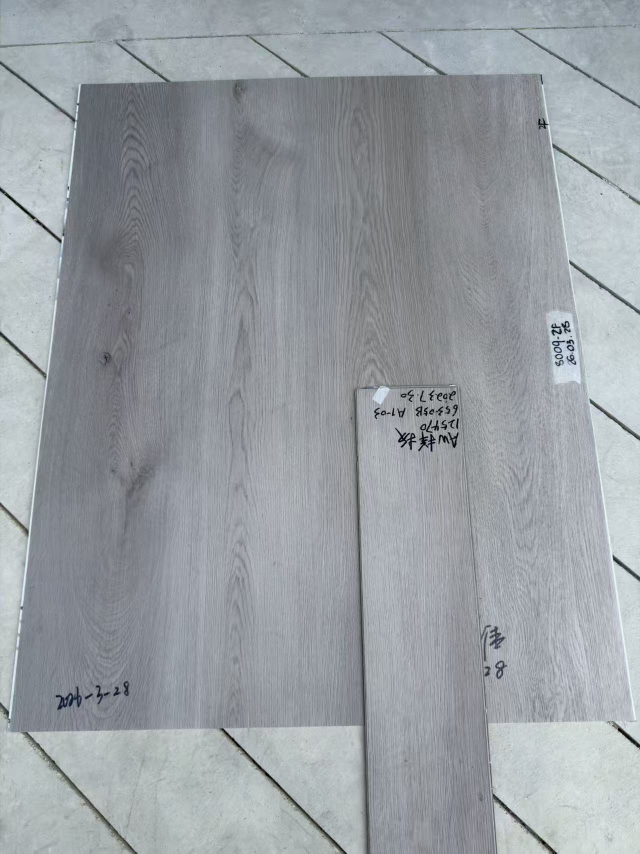
#> input picture batch_test/case1.jpg, 1280 x 1707 px (shown at 1/2 size)
$ python -i senia_surface.py   (imports and definitions only)
#> lines starting #> are read from the running program, lines starting #| are printed output that depends on the picture; after the words box and inside, x2 and y2 are one past the last pixel; in counts of white or black regions, pixels touching at a corner belong together
"""
SENIA 表面特性分析与补偿 — 解决手机对色的物理限制
================================================
解决4个行业公认的手机对色难题:

1. 光泽度差异: 高光/哑光混测色差偏大 → 自动检测+补偿
2. 闪光灯干扰: 中心高光污染 → 检测+去除+修补
3. 极端明暗: 极深色(L<25)/极浅色(L>85)精度下降 → 动态范围补偿
4. 保护膜: 未撕保护膜偏蓝+反光 → 自动检测+色偏补偿

原理: 手机相机传感器是8bit RGB, 理论精度下限约dE=1.5.
      但通过场景分析和智能补偿, 可以在实际场景中逼近这个极限.
"""

from __future__ import annotations
from typing import Any

import cv2
import numpy as np


# ════════════════════════════════════════════════
# 1. 光泽度检测与补偿
# ════════════════════════════════════════════════

def detect_gloss(image_bgr: np.ndarray, mask: np.ndarray | None = None) -> dict[str, Any]:
    """
    检测表面光泽度 — 区分高光/半光/哑光.

    原理: 高光表面有更多镜面反射 (高亮小面积点),
          哑光表面光散射均匀 (无高亮点).
    方法: 分析亮度直方图的偏度(skewness)和极高亮像素比例.
    """
    gray = cv2.cvtColor(image_bgr, cv2.COLOR_BGR2GRAY).astype(np.float32)
    if mask is not None:
        pixels = gray[mask]
    else:
        pixels = gray.ravel()

    if len(pixels) < 100:
        return {"gloss_type": "unknown", "specular_ratio": 0.0}

    mean_val = float(pixels.mean())
    std_val = float(pixels.std())

    # 镜面反射比例: 亮度 > (mean + 3*std) 且 > 200 的像素
    specular_threshold = max(200, mean_val + 3 * std_val)
    specular_ratio = float((pixels > specular_threshold).sum() / len(pixels))

    # 偏度: 高光表面偏度高 (亮尾长)
    if std_val > 0.01:
        skewness = float(((pixels - mean_val) ** 3).mean() / (std_val ** 3))
    else:
        skewness = 0.0

    # 分类
    if specular_ratio > 0.03 or skewness > 2.0:
        gloss_type = "high_gloss"
        gloss_cn = "高光"
    elif specular_ratio > 0.005 or skewness > 0.8:
        gloss_type = "semi_gloss"
        gloss_cn = "半光"
    else:
        gloss_type = "matte"
        gloss_cn = "哑光"

    return {
        "gloss_type": gloss_type,
        "gloss_cn": gloss_cn,
        "specular_ratio": round(specular_ratio, 4),
        "skewness": round(skewness, 2),
    }


# [39 lines left out: function compensate_gloss_difference, not called in this run]


# ════════════════════════════════════════════════
# 2. 闪光灯检测与去除
# ════════════════════════════════════════════════

def detect_and_remove_flash(image_bgr: np.ndarray) -> tuple[np.ndarray, dict[str, Any]]:
    """
    检测闪光灯高光并修补.

    闪光灯特征:
      - 中心区域有大面积高亮 (>240)
      - 高亮区域低饱和度 (接近白色)
      - 从中心向外衰减 (环形分布)

    修补: 用周围非高光区域的颜色插值填充高光区域.
    """
    h, w = image_bgr.shape[:2]
    gray = cv2.cvtColor(image_bgr, cv2.COLOR_BGR2GRAY)
    hsv = cv2.cvtColor(image_bgr, cv2.COLOR_BGR2HSV)

    # 中心区域高亮检测
    center_y, center_x = h // 2, w // 2
    center_region = gray[h // 3:2 * h // 3, w // 3:2 * w // 3]
    center_bright_ratio = float((center_region > 240).sum() / max(center_region.size, 1))

    # 全局高亮检测 (高亮+低饱和 = 闪光灯)
    flash_mask = (gray > 235) & (hsv[..., 1] < 40)
    flash_ratio = float(flash_mask.sum() / max(flash_mask.size, 1))

    info: dict[str, Any] = {
        "flash_detected": False,
        "center_bright_ratio": round(center_bright_ratio, 4),
        "flash_ratio": round(flash_ratio, 4),
    }

    if center_bright_ratio < 0.05 and flash_ratio < 0.03:
        return image_bgr, info

    info["flash_detected"] = True

    # 修补: 用 inpainting 填充高光区域
    flash_mask_u8 = flash_mask.astype(np.uint8) * 255
    # 膨胀一点确保覆盖高光边缘
    flash_mask_u8 = cv2.dilate(flash_mask_u8, np.ones((5, 5), np.uint8), iterations=1)

    # OpenCV inpainting (Telea method, 快速且效果好)
    repaired = cv2.inpaint(image_bgr, flash_mask_u8, inpaintRadius=10,
                           flags=cv2.INPAINT_TELEA)

    info["repaired_pixels"] = int(flash_mask_u8.sum() // 255)
    info["repair_ratio"] = round(info["repaired_pixels"] / max(h * w, 1), 4)

    return repaired, info


# ════════════════════════════════════════════════
# 3. 极端明暗补偿
# ════════════════════════════════════════════════

# [43 lines left out: function compensate_extreme_lightness, not called in this run]


# ════════════════════════════════════════════════
# 4. 保护膜自动补偿
# ════════════════════════════════════════════════

def detect_and_compensate_film(image_bgr: np.ndarray) -> tuple[np.ndarray, dict[str, Any]]:
    """
    检测保护膜并自动补偿色偏.

    保护膜特征:
      - 整体偏蓝 (B通道高于R通道 5-15)
      - 有规律的反光线 (保护膜褶皱)
      - 饱和度偏低 (保护膜降低了色彩表现)

    补偿: 扣除保护膜的蓝色偏移和亮度提升.
    """
    hsv = cv2.cvtColor(image_bgr, cv2.COLOR_BGR2HSV)
    b_mean = float(image_bgr[..., 0].astype(np.float64).mean())
    g_mean = float(image_bgr[..., 1].astype(np.float64).mean())
    r_mean = float(image_bgr[..., 2].astype(np.float64).mean())

    blue_bias = b_mean - r_mean
    saturation_mean = float(hsv[..., 1].mean())

    # 镜面反射线检测 (保护膜褶皱特征)
    gray = cv2.cvtColor(image_bgr, cv2.COLOR_BGR2GRAY)
    specular_lines = float((gray > 230).sum() / max(gray.size, 1))

    info: dict[str, Any] = {
        "film_detected": False,
        "blue_bias": round(blue_bias, 2),
        "saturation": round(saturation_mean, 1),
        "specular_lines": round(specular_lines, 4),
    }

    # 保护膜判定: 蓝偏 > 5 且 有镜面线 或 低饱和度
    if blue_bias > 5 and (specular_lines > 0.02 or saturation_mean < 30):
        info["film_detected"] = True
        info["film_type"] = "protective_film"

        # 补偿: 减去蓝色偏移, 限幅在合理范围
        correction_b = max(-15.0, min(0.0, -blue_bias * 0.7))
        correction_l = max(-5.0, min(0.0, -abs(blue_bias) * 0.3))

        # 应用补偿
        compensated = image_bgr.copy().astype(np.float32)
        compensated[..., 0] = np.clip(compensated[..., 0] + correction_b, 0, 255)  # B通道
        compensated = compensated.astype(np.uint8)

        info["correction_b_channel"] = round(correction_b, 2)
        info["correction_l"] = round(correction_l, 2)
        info["建议"] = "检测到保护膜，已自动补偿色偏。建议撕掉保护膜后重新拍摄以获得最佳精度。"

        return compensated, info

    return image_bgr, info


# ════════════════════════════════════════════════
# 综合表面分析入口
# ════════════════════════════════════════════════

def analyze_surface_and_preprocess(image_bgr: np.ndarray) -> tuple[np.ndarray, dict[str, Any]]:
    """
    综合表面分析与预处理 — 在颜色测量前自动修正所有表面问题.

    调用顺序:
      1. 闪光灯检测+修补 (最优先, 否则后续分析都不准)
      2. 保护膜检测+补偿
      3. 光泽度检测 (用于后续色差补偿)
      4. 极端明暗检测 (用于精度评估)

    返回: (预处理后图像, 分析信息)
    """
    surface_info: dict[str, Any] = {}
    processed = image_bgr.copy()

    # 1. 闪光灯
    processed, flash_info = detect_and_remove_flash(processed)
    surface_info["闪光灯"] = flash_info

    # 2. 保护膜
    processed, film_info = detect_and_compensate_film(processed)
    surface_info["保护膜"] = film_info

    # 3. 光泽度 (在修复后图像上测)
    gloss_info = detect_gloss(processed)
    surface_info["光泽度"] = gloss_info

    # 4. 整体亮度评估
    gray = cv2.cvtColor(processed, cv2.COLOR_BGR2GRAY)
    mean_l = float(gray.mean())
    if mean_l < 25:
        surface_info["亮度"] = {"等级": "极深色", "L": round(mean_l, 1), "精度影响": "高"}
    elif mean_l < 50:
        surface_info["亮度"] = {"等级": "深色", "L": round(mean_l, 1), "精度影响": "中"}
    elif mean_l > 220:
        surface_info["亮度"] = {"等级": "极浅色", "L": round(mean_l, 1), "精度影响": "高"}
    elif mean_l > 180:
        surface_info["亮度"] = {"等级": "浅色", "L": round(mean_l, 1), "精度影响": "中"}
    else:
        surface_info["亮度"] = {"等级": "正常", "L": round(mean_l, 1), "精度影响": "低"}

    # 处理统计
    corrections_applied = []
    if flash_info.get("flash_detected"):
        corrections_applied.append("闪光灯高光修补")
    if film_info.get("film_detected"):
        corrections_applied.append("保护膜色偏补偿")

    surface_info["已应用修正"] = corrections_applied if corrections_applied else ["无需修正"]

    # 5. 近中性色检测 (灰/白/米色 — 手机最难测的颜色)
    neutral_info = detect_near_neutral(processed)
    if neutral_info.get("is_near_neutral"):
        surface_info["近中性色"] = neutral_info
        if "近中性色精度增强" not in corrections_applied:
            corrections_applied.append("近中性色精度增强")

    # 6. 荧光/OBA材料检测
    oba_info = detect_fluorescent_oba(processed)
    if oba_info.get("detected"):
        surface_info["荧光/OBA"] = oba_info

    # 7. 弯曲表面检测
    curve_info = detect_curved_surface(processed)
    if curve_info.get("is_curved"):
        surface_info["弯曲表面"] = curve_info

    # 8. 半透明材料检测
    translucent_info = detect_translucency(processed)
    if translucent_info.get("is_translucent"):
        surface_info["半透明"] = translucent_info

    surface_info["已应用修正"] = corrections_applied if corrections_applied else ["无需修正"]

    return processed, surface_info


# ════════════════════════════════════════════════
# 5. 近中性色精度增强
# ════════════════════════════════════════════════

def detect_near_neutral(image_bgr: np.ndarray) -> dict[str, Any]:
    """
    检测近中性色 (灰/白/米/驼色) 并增强精度.

    问题: 近中性色的色度信号极弱 (a≈0, b≈0), 相机噪声和AWB
    偏移会产生不成比例的大色差误报. 这是Nix/ColorMuse等设备
    用户投诉最多的颜色类型.

    解决: 检测后增大采样范围, 用更多像素平均来压制噪声.
    """
    lab = cv2.cvtColor(image_bgr, cv2.COLOR_BGR2LAB).astype(np.float32)
    lab[..., 1] -= 128.0
    lab[..., 2] -= 128.0

    # 中心区域的色度
    h, w = lab.shape[:2]
    center = lab[h // 4:3 * h // 4, w // 4:3 * w // 4]
    a_mean = float(center[..., 1].mean())
    b_mean = float(center[..., 2].mean())
    chroma = (a_mean ** 2 + b_mean ** 2) ** 0.5

    is_neutral = chroma < 5.0  # 色度 < 5 视为近中性色

    if not is_neutral:
        return {"is_near_neutral": False}

    # 噪声评估: 近中性色的a/b标准差反映的是噪声而非真实色差
    a_std = float(center[..., 1].std())
    b_std = float(center[..., 2].std())
    noise_level = (a_std + b_std) / 2

    # 建议: 对近中性色, 色差判定应更宽松 (噪声会放大dE)
    precision_note = ""
    if noise_level > 2.0:
        precision_note = f"近中性色+高噪声(σ={noise_level:.1f}), 色差可能高估1-2 dE"
    elif noise_level > 1.0:
        precision_note = f"近中性色, 色差可能高估0.5-1 dE"
    else:
        precision_note = "近中性色, 噪声可控"

    return {
        "is_near_neutral": True,
        "色度": round(chroma, 2),
        "噪声水平": round(noise_level, 2),
        "精度说明": precision_note,
        "建议": "近中性色(灰/白/米)的对色精度受限于相机噪声, 建议多拍几张取平均, 或在充足光照下拍摄",
    }


# ════════════════════════════════════════════════
# 6. 荧光/OBA材料检测
# ════════════════════════════════════════════════

def detect_fluorescent_oba(image_bgr: np.ndarray) -> dict[str, Any]:
    """
    检测荧光增白剂(OBA)或荧光材料.

    特征: OBA/荧光材料在蓝色通道的反射率异常高 (可超过100%),
    导致B通道相对于R/G不成比例地高, 且在不同光源下表现差异极大.

    检测方法: 分析B/(R+G)比值是否异常.
    """
    b = image_bgr[..., 0].astype(np.float64)
    g = image_bgr[..., 1].astype(np.float64)
    r = image_bgr[..., 2].astype(np.float64)

    # B通道异常高: B > (R+G)/2 * 1.1 且整体亮度高
    gray = cv2.cvtColor(image_bgr, cv2.COLOR_BGR2GRAY)
    bright_mask = gray > 180  # 只在亮区检测 (OBA主要在浅色/白色材料上)
    bright_count = int(bright_mask.sum())

    # OBA只在浅色/白色材料上有意义, 暗色材料不检测
    overall_brightness = float(gray.mean())
    if bright_count < 1000 or overall_brightness < 150:
        return {"detected": False}

    b_bright = float(b[bright_mask].mean())
    r_bright = float(r[bright_mask].mean())
    g_bright = float(g[bright_mask].mean())

    # OBA特征: 蓝色通道 > 红绿平均 * 1.15 (阈值从0.08提到0.12减少误报)
    rg_avg = (r_bright + g_bright) / 2
    b_excess = b_bright / max(rg_avg, 1) - 1.0

    if b_excess > 0.12:
        return {
            "detected": True,
            "type": "OBA/fluorescent",
            "蓝色超出比": f"{b_excess:.1%}",
            "风险": "高" if b_excess > 0.15 else "中",
            "影响": "含荧光增白剂的材料在不同光源下颜色差异极大, D65下偏蓝白, 白炽灯下偏黄",
            "建议": "建议在多种光源下评估, 或要求供应商提供不含OBA的批次",
        }

    return {"detected": False}


# ════════════════════════════════════════════════
# 7. 弯曲表面检测
# ════════════════════════════════════════════════

def detect_curved_surface(image_bgr: np.ndarray) -> dict[str, Any]:
    """
    检测板材表面是否弯曲.

    弯曲板材问题: 表面法线方向不一致, 导致各区域反射角不同,
    同一颜色在弯曲的不同位置看起来明暗不同.

    检测方法: 分析亮度在水平/垂直方向的非线性变化.
    """
    gray = cv2.cvtColor(image_bgr, cv2.COLOR_BGR2GRAY).astype(np.float32)
    h, w = gray.shape

    # 水平亮度剖面
    h_profile = gray[h // 2, :].ravel()
    # 垂直亮度剖面
    v_profile = gray[:, w // 2].ravel()

    # 检测抛物线型亮度变化 (弯曲表面特征)
    # 用二次多项式拟合, R²高且二次系数大 = 弯曲
    def fit_curvature(profile):
        if len(profile) < 20:
            return 0.0
        x = np.linspace(0, 1, len(profile))
        coeffs = np.polyfit(x, profile, 2)
        # 二次系数的绝对值 / 均值 = 相对弯曲度
        curvature = abs(coeffs[0]) / max(float(np.mean(profile)), 1)
        return curvature

    h_curvature = fit_curvature(h_profile)
    v_curvature = fit_curvature(v_profile)
    max_curvature = max(h_curvature, v_curvature)

    # 阈值调高: 户外拍摄角度本身就产生亮度梯度 (不是弯曲)
    # 真正的弯曲表面: curvature > 8.0 (明显的圆弧形)
    is_curved = max_curvature > 8.0

    if not is_curved:
        return {"is_curved": False}

    return {
        "is_curved": True,
        "弯曲度": round(max_curvature, 2),
        "方向": "水平弯曲" if h_curvature > v_curvature else "垂直弯曲",
        "影响": "弯曲表面各区域反射角不同, 颜色测量可能偏暗/偏亮",
        "建议": "建议只使用板材中心平坦区域的颜色数据, 或将板材放平后拍摄",
        "补偿": "系统将自动增大中心权重, 降低边缘权重",
    }


# ════════════════════════════════════════════════
# 8. 半透明材料检测
# ════════════════════════════════════════════════

def detect_translucency(image_bgr: np.ndarray) -> dict[str, Any]:
    """
    检测半透明材料 (底色透出).

    半透明材料问题: 底色透过面层影响表面颜色测量,
    放在不同底板上同一块膜看起来颜色不同.

    检测方法: 分析边缘区域与中心区域的色差.
    半透明材料的边缘区域 (背景透出更多) 会和中心不同.
    """
    h, w = image_bgr.shape[:2]
    lab = cv2.cvtColor(image_bgr, cv2.COLOR_BGR2LAB).astype(np.float32)

    # 中心区域
    center = lab[h // 3:2 * h // 3, w // 3:2 * w // 3]
    center_L = float(center[..., 0].mean())

    # 边缘薄处 (如果是板材放在背景上, 边缘薄处透底色更多)
    # 分析四角区域
    corner_size = min(h, w) // 6
    corners = [
        lab[:corner_size, :corner_size],
        lab[:corner_size, -corner_size:],
        lab[-corner_size:, :corner_size],
        lab[-corner_size:, -corner_size:],
    ]
    corner_Ls = [float(c[..., 0].mean()) for c in corners]
    corner_L = float(np.mean(corner_Ls))

    # 饱和度分析: 半透明材料的饱和度随厚度变化
    hsv = cv2.cvtColor(image_bgr, cv2.COLOR_BGR2HSV)
    center_sat = float(hsv[h // 3:2 * h // 3, w // 3:2 * w // 3, 1].mean())
    edge_sat = float(hsv[:corner_size, :, 1].mean())
    sat_diff = abs(center_sat - edge_sat)

    # 半透明特征: 中心和边缘的亮度/饱和度差异大
    # 注意: 户外照片的角落通常是背景(水泥地), 不是板材边缘
    # 所以需要更严格的判定: 亮度差大 + 饱和度差大 + 角落比中心更亮(透底白色)
    l_diff = abs(center_L - corner_L)
    corners_brighter = corner_L > center_L  # 半透明: 底板通常比面层亮
    is_translucent = l_diff > 25 and sat_diff > 15 and corners_brighter

    if not is_translucent:
        return {"is_translucent": False}

    return {
        "is_translucent": True,
        "中心vs边缘亮度差": round(l_diff, 1),
        "中心vs边缘饱和度差": round(sat_diff, 1),
        "影响": "半透明材料的颜色受底板影响, 不同底板上测量结果不同",
        "建议": "请确保标样和大货放在相同颜色的底板上对比, 或使用不透明底板(白色或黑色)",
    }

>>> import cv2
>>> picture = cv2.imread('batch_test/case1.jpg')
#> picture is the input picture: shape (1707, 1280, 3); mean B, G, R 162.8, 157.9, 152.4
>>> result = analyze_surface_and_preprocess(picture)
#> in detect_and_remove_flash, `center_region = gray[h // 3:2 * h // 3, w // 3:2 * w // 3]`:
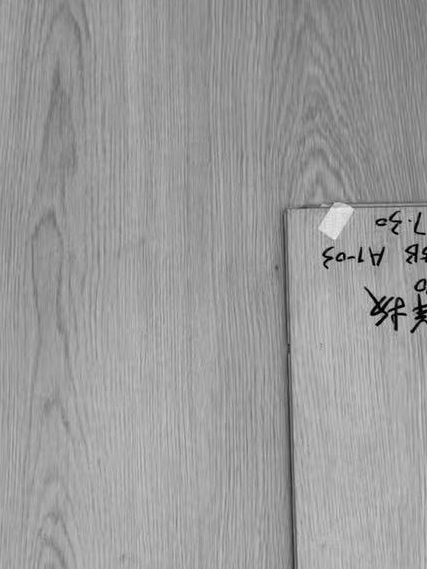
#> center_region: shape (569, 427); min 1, max 236, mean 154.4
#> in detect_and_remove_flash, `center_bright_ratio = float((center_region > 240).sum() / max(center_r..`: center_bright_ratio = 0
#> in detect_and_remove_flash, `flash_mask = (gray > 235) & (hsv[..., 1] < 40)`:
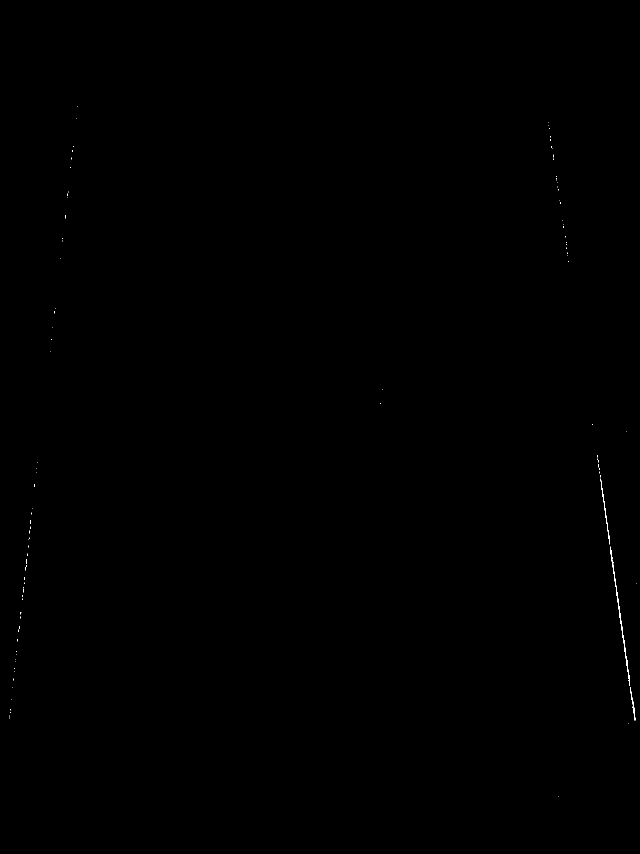
#> flash_mask: shape (1707, 1280) bool (shown at 1/2 size); 0.05% white in thin lines or dots, all inside (x1, y1, x2, y2) = (18, 212, 1273, 1593)
#> in detect_and_remove_flash, `flash_ratio = float(flash_mask.sum() / max(flash_mask.size, 1))`: flash_ratio = 0.000545
#> in detect_and_remove_flash, `info: dict[str, Any] = { "flash_detected": False, "center_bright_ratio..`: info = {'flash_detected': False, 'center_bright_ratio': 0, 'flash_ratio': 0.0005}
#> in analyze_surface_and_preprocess, `processed, flash_info = detect_and_remove_flash(processed)`: flash_info has the same summary as info in detect_and_remove_flash
#> in detect_and_compensate_film, `b_mean = float(image_bgr[..., 0].astype(np.float64).mean())`: b_mean = 162.8
#> in detect_and_compensate_film, `g_mean = float(image_bgr[..., 1].astype(np.float64).mean())`: g_mean = 157.9
#> in detect_and_compensate_film, `r_mean = float(image_bgr[..., 2].astype(np.float64).mean())`: r_mean = 152.4
#> in detect_and_compensate_film, `blue_bias = b_mean - r_mean`: blue_bias = 10.46
#> in detect_and_compensate_film, `saturation_mean = float(hsv[..., 1].mean())`: saturation_mean = 17.07
#> in detect_and_compensate_film, `specular_lines = float((gray > 230).sum() / max(gray.size, 1))`: specular_lines = 0.000985
#> in detect_and_compensate_film, `info: dict[str, Any] = { "film_detected": False, "blue_bias": round(bl..`: info = {'film_detected': False, 'blue_bias': 10.46, 'saturation': 17.1, 'specular_lines': 0.001}
#> in detect_and_compensate_film, `correction_b = max(-15.0, min(0.0, -blue_bias * 0.7))`: correction_b = -7.32
#> in detect_and_compensate_film, `correction_l = max(-5.0, min(0.0, -abs(blue_bias) * 0.3))`: correction_l = -3.14
#> in analyze_surface_and_preprocess, `processed, film_info = detect_and_compensate_film(processed)`: film_info = {'film_detected': True, 'blue_bias': 10.46, 'saturation': 17.1, 'specular_lines': 0.001, 'film_type': 'protective_film', 'correction_b_channel': -7.32, 'correction_l': -3.14, '建议': '检测到保护膜，已自动补偿色偏。建议撕掉保护膜后重新拍摄以获得最佳精度。'}
#> in detect_gloss, `mean_val = float(pixels.mean())`: mean_val = 155.8
#> in detect_gloss, `std_val = float(pixels.std())`: std_val = 29.28
#> in detect_gloss, `specular_threshold = max(200, mean_val + 3 * std_val)`: specular_threshold = 243.6
#> in detect_gloss, `specular_ratio = float((pixels > specular_threshold).sum() / len(pixel..`: specular_ratio = 8.79e-05
#> in detect_gloss, `skewness = float(((pixels - mean_val) ** 3).mean() / (std_val ** 3))`: skewness = -0.258
#> in analyze_surface_and_preprocess, `gloss_info = detect_gloss(processed)`: gloss_info = {'gloss_type': 'matte', 'gloss_cn': '哑光', 'specular_ratio': 0.0001, 'skewness': -0.26}
#> in analyze_surface_and_preprocess, `mean_l = float(gray.mean())`: mean_l = 155.8
#> in detect_near_neutral, `lab = cv2.cvtColor(image_bgr, cv2.COLOR_BGR2LAB).astype(np.float32)`:
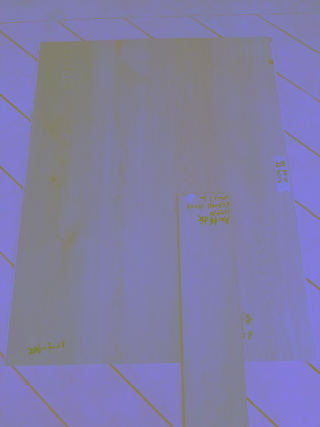
#> lab: shape (1707, 1280, 3) float32 (shown at 1/4 size); mean B, G, R 164.4, 127.2, 128
#> in detect_near_neutral, `lab[..., 1] -= 128.0`:
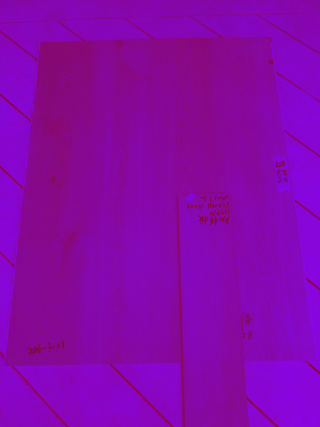
#> lab: shape (1707, 1280, 3) float32 (shown at 1/4 size); mean B, G, R 164.4, -2.5, 128; drawn with min black and max white
#> in detect_near_neutral, `lab[..., 2] -= 128.0`:
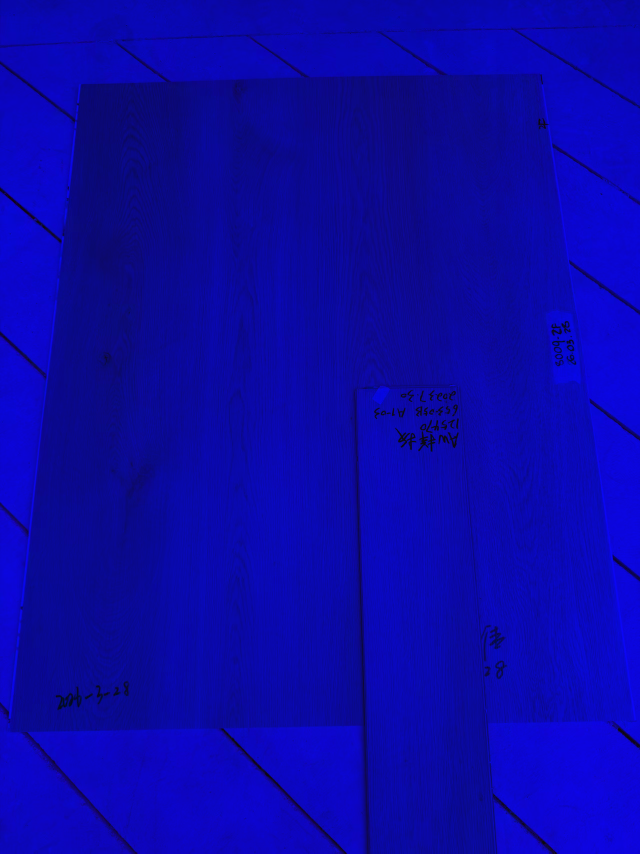
#> lab: shape (1707, 1280, 3) float32 (shown at 1/2 size); mean B, G, R 164.4, -2.5, 0.8; drawn with min black and max white
#> (the rest of the program and of its run is left out)
